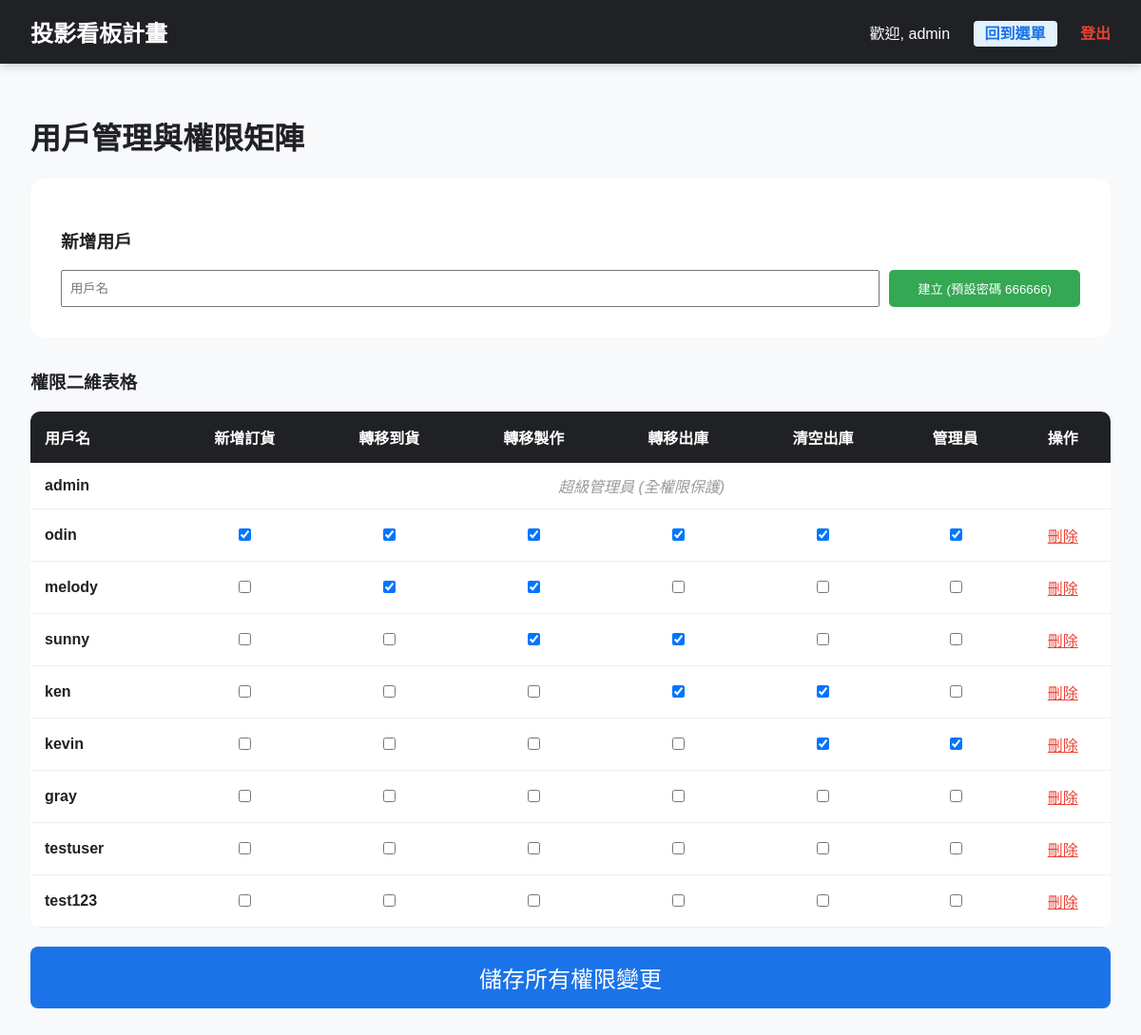
Page /users (signed in) on the earlier database version.
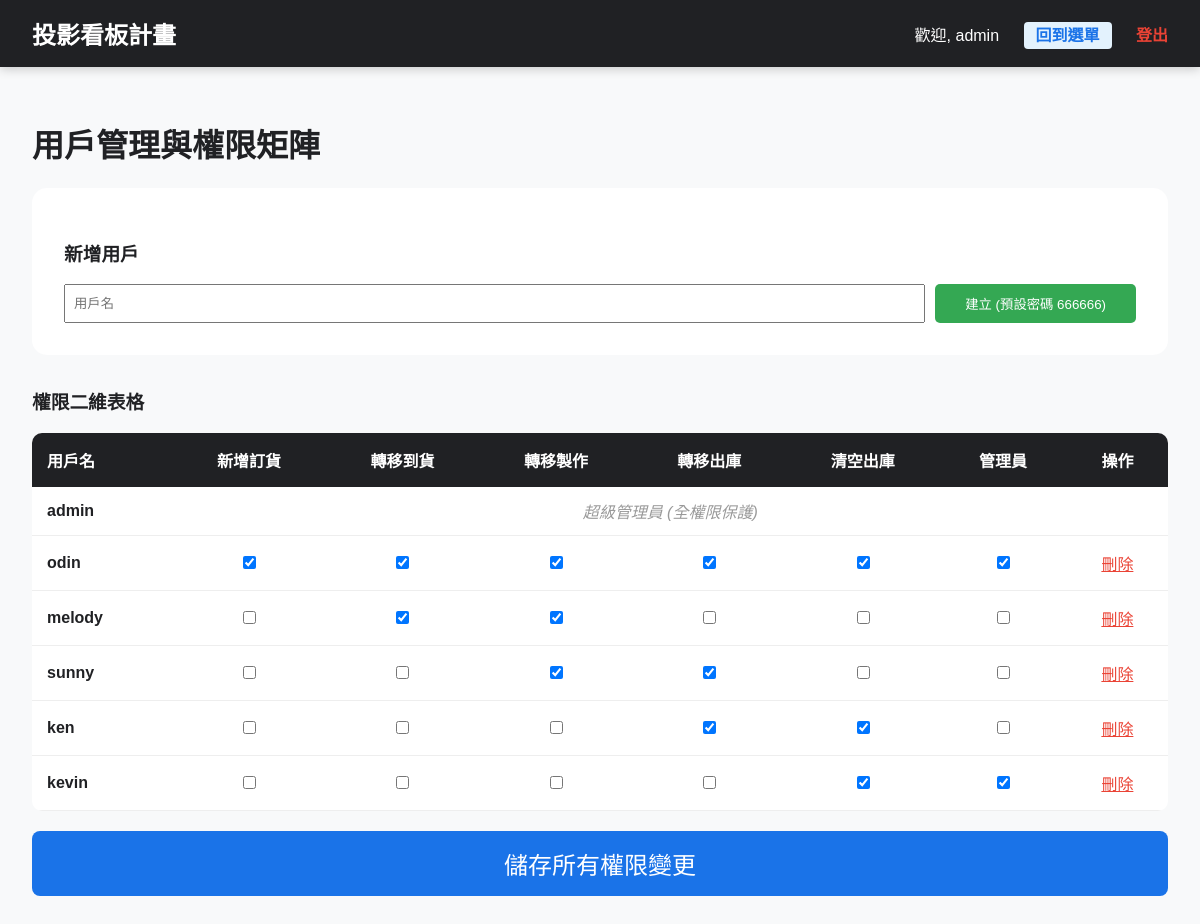
Same page on the later database version.
### models.py (models this page shows)
class User(db.Model):
    id = db.Column(db.Integer, primary_key=True)
    username = db.Column(db.String(50), unique=True, nullable=False)
    password_hash = db.Column(db.String(128), nullable=False)
    is_admin = db.Column(db.Boolean, default=False)
    permissions = db.relationship('Permission', backref='user', uselist=False, cascade="all, delete-orphan")

class Permission(db.Model):
    id = db.Column(db.Integer, primary_key=True)
    user_id = db.Column(db.Integer, db.ForeignKey('user.id'), nullable=False)
    can_add_order = db.Column(db.Boolean, default=False)        # 新增訂貨
    can_transfer_arrival = db.Column(db.Boolean, default=False)  # 轉移至到貨
    can_transfer_production = db.Column(db.Boolean, default=False) # 轉移至製作
    can_transfer_delivery = db.Column(db.Boolean, default=False)   # 轉移至出庫
    can_clear_delivery = db.Column(db.Boolean, default=False)      # 清除已出庫

### main.py (the view)
@app.route('/users')
def users_page():
    if not session.get('is_admin'):
        return "權限不足", 403
    users = User.query.all()
    return render_template('users.html', users=users)

### main.py (called while the page is built)
def get_config(key, default=None):
    config = SystemConfig.query.filter_by(key=key).first()
    return config.value if config else default

@app.context_processor
def inject_config():
    return {'site_title': get_config('site_title', '中國到貨看板系統')}

### templates/users.html (shortened to what this page needs)
{% extends "layout.html" %}
{% block content %}
<h1>用戶管理與權限矩陣</h1>
<div style="background: white; padding: 2rem; border-radius: 15px; margin-bottom: 2rem;">
    <h3>新增用戶</h3>
    <form action="/users/add" method="post" style="display: flex; gap: 10px;">
        <input type="text" name="username" placeholder="用戶名" required style="flex: 1; padding: 8px;">
        <button type="submit" style="width: auto; background: var(--success); padding: 10px 30px; color: white; border: none; border-radius: 5px; cursor: pointer;">建立 (預設密碼 666666)</button>
    </form>
</div>
<h3>權限二維表格</h3>
<form action="/users/update_permissions" method="post">
    <table style="width: 100%; border-collapse: collapse; background: white; border-radius: 10px; overflow: hidden;">
        <thead>
            <tr style="background: #202124; color: white;">
                <th style="padding: 15px; text-align: left;">用戶名</th>
                <th style="padding: 15px;">新增訂貨</th>
                <th style="padding: 15px;">轉移到貨</th>
                <th style="padding: 15px;">轉移製作</th>
                <th style="padding: 15px;">轉移出庫</th>
                <th style="padding: 15px;">清空出庫</th>
                <th style="padding: 15px;">管理員</th>
                <th style="padding: 15px;">操作</th>
            </tr>
        </thead>
        <tbody>
            {% for u in users %}
            <tr style="border-bottom: 1px solid #eee; text-align: center;">
                <td style="padding: 15px; text-align: left; font-weight: bold;">{{ u.username }}</td>
                {% if u.username != 'admin' %}
                    {% set p = u.permissions %}
                    <td style="padding: 15px;"><input type="checkbox" name="can_add_{{ u.id }}" {% if p.can_add_order %}checked{% endif %}></td>
                    <td style="padding: 15px;"><input type="checkbox" name="can_arrival_{{ u.id }}" {% if p.can_transfer_arrival %}checked{% endif %}></td>
                    <td style="padding: 15px;"><input type="checkbox" name="can_production_{{ u.id }}" {% if p.can_transfer_production %}checked{% endif %}></td>
                    <td style="padding: 15px;"><input type="checkbox" name="can_delivery_{{ u.id }}" {% if p.can_transfer_delivery %}checked{% endif %}></td>
                    <td style="padding: 15px;"><input type="checkbox" name="can_clear_{{ u.id }}" {% if p.can_clear_delivery %}checked{% endif %}></td>
                    <td style="padding: 15px;"><input type="checkbox" name="is_admin_{{ u.id }}" {% if u.is_admin %}checked{% endif %}></td>
                    <td style="padding: 15px;">
                        <form action="/users/delete/{{ u.id }}" method="post" onsubmit="return confirm('確定要永久刪除用戶 {{ u.username }} 嗎？');" style="display:inline;">
                            <button type="submit" style="background: none; border: none; color: var(--danger); cursor: pointer; text-decoration: underline; padding: 0; font-size: 1rem;">刪除</button>
                        </form>
                    </td>
                {% else %}
                    <td colspan="7" style="color: #999; font-style: italic;">超級管理員 (全權限保護)</td>
                {% endif %}
            </tr>
            {% endfor %}
        </tbody>
    </table>
    <div style="position: relative; display: inline-block; width: 100%;">
        <button type="submit" style="background: var(--primary); color: white; border: none; padding: 15px; margin-top: 20px; font-size: 1.5rem; width: 100%; border-radius: 8px; cursor: pointer;">儲存所有權限變更</button>
    </div>
</form>
{% endblock %}

### templates/layout.html (shortened to what this page needs)
<!DOCTYPE html>
<html lang="zh-Hant">
<head>
</head>
<body>
    <div class="nav-header">
        <div style="font-size: 1.5rem; font-weight: bold;">投影看板計畫</div>
        <div class="nav-links">
            <span>歡迎, {{ session.username }}</span>
            {% if request.endpoint not in ['admin_home', 'index'] %}
            <a href="/admin_home" style="background: #e3f2fd; color: #1a73e8; padding: 5px 12px; border-radius: 4px;">回到選單</a>
            {% endif %}
            <a href="/logout" style="color: var(--danger);">登出</a>
        </div>
    </div>
    <div class="container">
        {% block content %}{% endblock %}
    </div>
</body>
</html>

Differences in the rows shown:
removed User: username "gray"
removed User: username "testuser"
removed User: username "test123"
